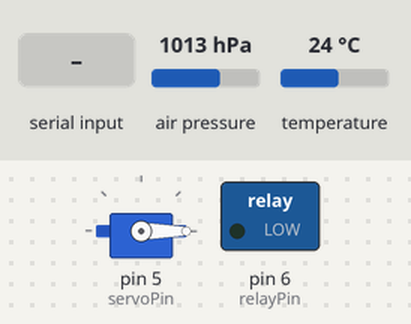
Bench run of a sketch on a simulated Arduino Uno, built with avr-gcc and run on an emulated ATmega328P. Parts: servo, switched loads named in the sketch (green lamp = pin HIGH). Inputs (shaded band) come from the test bench; at power-on: air pressure 1013 hPa, temperature 24 °C. What the sketch prints to the serial monitor is not drawn.

Above: at 1.2 s.
1.3 s: "90,45\n" received over Serial
At 2.7 s:
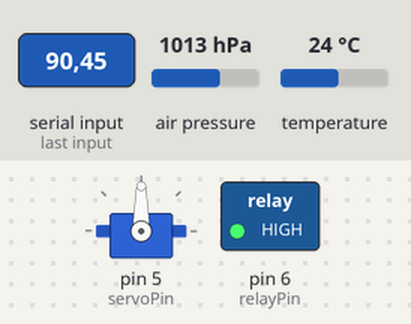
3.8 s: "1\n" received over Serial
At 4.7 s:
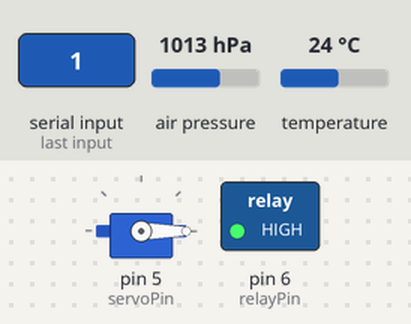
Timing chart, 0 to 6.8 s (numbered marks = the images above; inputs shaded):
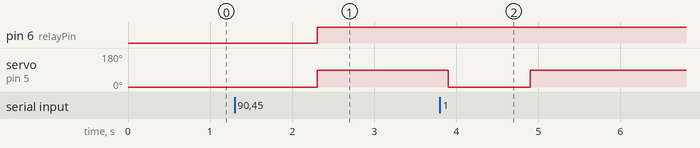

Measured:
- after the input at 1.3 s, pin 6 (relayPin): LOW → HIGH after 1.0 s; servo on pin 5 (servoPin): 0° → 90° after 1.0 s
- after the input at 3.8 s, servo on pin 5 (servoPin): 90° → 0° after 0.10 s, → 90° 1.0 s later

The sketch:

Proyecto_Unocohete.ino
```cpp
#include <Wire.h>
#include <Adafruit_Sensor.h>
#include <Adafruit_BMP085.h>
#include <SoftwareSerial.h>
#include <Servo.h>
#include <SFE_BMP180.h>

unsigned long tiempoInicio;

bool releActivo;


//codigo para BMP180
// Sensor BMP180
SFE_BMP180 bmp180;
//tempo para BMP180
unsigned long ultimoEnvio = 0;
const unsigned long tiempoEnvio = 3000; // 3 segundos

// Modo funcionamiento BMP180
const byte modoPresBMP180 = 3;

// Altitud actual en metros
const double altitudActual = 106;

// servo
Servo servo;  // Crea un objeto de la clase Servo

// Configuración de los pines del gps
const int RX_PIN = 3;  // Conectar el pin RX del GPS al pin D3 del Arduino
const int TX_PIN = 4;  // Conectar el pin TX del GPS al pin D4 del Arduino

//configuración del relay
const int relayPin = 6;  // Pin D6

//configuración del servo
const int servoPin = 5;  // Pin al que está conectado el servo

SoftwareSerial gpsSerial(RX_PIN, TX_PIN);  // Crear un objeto de comunicación serial


void setup() {
  // put your setup code here, to run once:
  Wire.begin();
  Serial.begin(9600);
  SoftwareSerial gpsSerial(RX_PIN, TX_PIN);  // Crear un objeto de comunicación serial
  pinMode(relayPin, OUTPUT);  // Configura el pin como salida
  servo.attach(servoPin);  // Asocia el pin al objeto servo
  servo.write(0);
  bmp180.begin();

}


void medir_temperatura ()
{
    // Variables para obtener datos del sensor BMP180
    byte status;
    double temp, pres, altitud;

    //Inicio de lectura de temperatura
    status = bmp180.startTemperature();

    // Comprobar resultado de la lectura temperatura
    // Devuelve 0 si hay error
    // milisegundos que hay que esperar en caso contrario
    if (status != 0)
    {
      // Pausa hasta que finalice la lectura
      delay(status);

      // Obtener temperatura
      // La temperatura se almacena en temp en grados Celsius
      status = bmp180.getTemperature(temp);

      // Comprobar resultado de la temperatura
      // Devuelve 0 si hay error
      // Devuelve 1 si todo ha ido bien
      if (status != 0)
      {
        Serial.print(F("Temperatura: "));
        Serial.print(temp, 2);
        Serial.println(F(" ºC"));

        // Inicio lectura de presión
        status = bmp180.startPressure(modoPresBMP180);

        // Comprobar resultado de la lectura presión
        // Devuelve 0 si hay error
        // milisegundos que hay que esperar en caso contrario
        if (status != 0)
        {
          // Pausa hata que finalice la lectura
          delay(status);

          // Obtener presión atomosférica
          // La prsión se almacena en la variable pres en milibar (mbar)
          // Esta función requiere la medida de temperatura
          status = bmp180.getPressure(pres, temp);

          // Comprobar resultado de la presión
          // Devuelve 0 si hay error
          // Devuelve 1 si todo ha ido bien
          if (status != 0)
          {
            Serial.print(F("Presión: "));
            Serial.print(pres, 2);
            Serial.println(F(" mbar"));

            // Obtener altitud

            // Paso 1, establecer la presión a la altitud actual para que nos devuelva la presión compensada a nivel del mar
            double presNivelMar = bmp180.sealevel(pres, altitudActual);

            Serial.print(F("Presión: "));
            Serial.print(pres, 2);
            Serial.println(F(" mbar"));

            // Paso 2, obtener la altitud con las dos presiones
            altitud = bmp180.altitude(pres, presNivelMar);

            Serial.print(F("Altitud: "));
            Serial.print(altitud, 2);
            Serial.println(F(" metros"));
          }
        }
      }
    }
  }


void prender_servo(){
  //despues de 5 segundos se abre el servo
  servo.write(90);  // Mueve el servo al ángulo de 45 grados
}

void loop() {
  releActivo = false;
  if (Serial.available()){
    int valor = Serial.parseInt();
    if (valor == 0){
      prender_servo();
    }
    if (valor == 0 && tiempoInicio <= 2000 ){
      releActivo =true;
      tiempoInicio = millis();
      //prender_servo();
      //digitalWrite(relayPin, HIGH); // Apaga el LED
      digitalWrite(relayPin, HIGH); // Apaga el LED
      delay(1000);
     }

    else if (valor == 0 && tiempoInicio >= 2000 ){
      //if (millis()-tiempoInicio >=2000){
        digitalWrite(relayPin, HIGH); // Apaga el
        medir_temperatura();
        delay(100);
      }
   else if (valor == 1){
      //if (millis()-tiempoInicio >=2000){
        digitalWrite(relayPin, HIGH); // Apaga el LED
        delay(100);
        servo.write(0);
      }


    }
}
```
